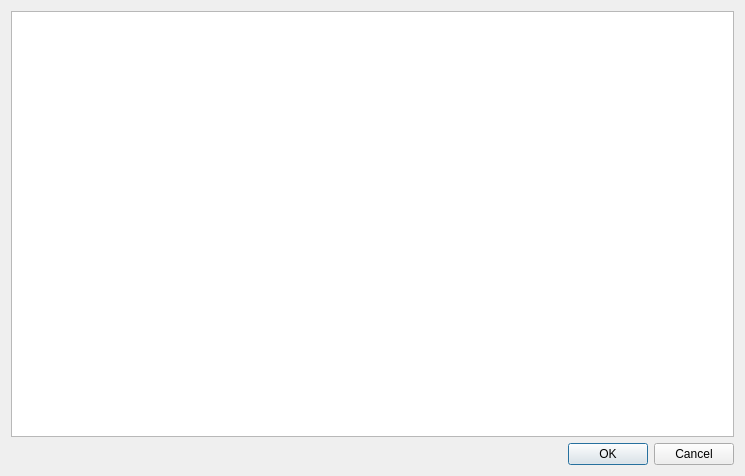
<?xml version="1.0" encoding="UTF-8"?>
<ui version="4.0">
 <class>Dialog</class>
 <widget class="QDialog" name="Dialog">
  <property name="geometry">
   <rect>
    <x>0</x>
    <y>0</y>
    <width>745</width>
    <height>476</height>
   </rect>
  </property>
  <property name="windowTitle">
   <string>Dialog</string>
  </property>
  <layout class="QGridLayout" name="gridLayout" rowstretch="0,0" columnstretch="0,0">
   <item row="1" column="1">
    <widget class="QDialogButtonBox" name="buttonBox">
     <property name="orientation">
      <enum>Qt::Horizontal</enum>
     </property>
     <property name="standardButtons">
      <set>QDialogButtonBox::Cancel|QDialogButtonBox::Ok</set>
     </property>
    </widget>
   </item>
   <item row="0" column="0" colspan="2">
    <widget class="QTreeView" name="treeViewParams"/>
   </item>
  </layout>
 </widget>
 <resources/>
 <connections>
  <connection>
   <sender>buttonBox</sender>
   <signal>accepted()</signal>
   <receiver>Dialog</receiver>
   <slot>accept()</slot>
   <hints>
    <hint type="sourcelabel">
     <x>248</x>
     <y>254</y>
    </hint>
    <hint type="destinationlabel">
     <x>157</x>
     <y>274</y>
    </hint>
   </hints>
  </connection>
  <connection>
   <sender>buttonBox</sender>
   <signal>rejected()</signal>
   <receiver>Dialog</receiver>
   <slot>reject()</slot>
   <hints>
    <hint type="sourcelabel">
     <x>316</x>
     <y>260</y>
    </hint>
    <hint type="destinationlabel">
     <x>286</x>
     <y>274</y>
    </hint>
   </hints>
  </connection>
 </connections>
</ui>
